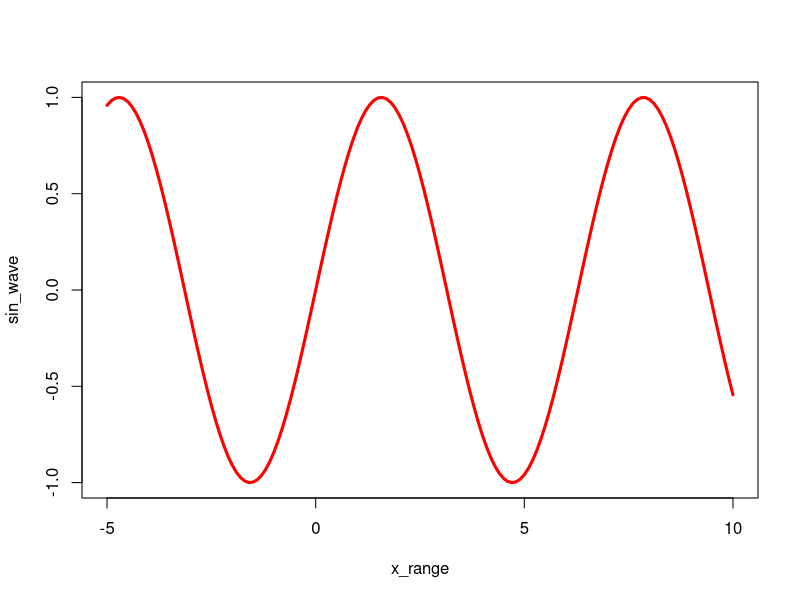

Write R code to recreate this figure.
## ---- chunk 1
knitr::opts_chunk$set(echo = TRUE)
## ---- chunk 2
n <- c(10:49)
length(n)
result <- n+1
result

m <- seq(from = 10, to = 1, by = -1)
n - m
## ---- chunk 3
x_range <- seq(from = -5, to = 10, by = 0.1)
sin_wave <- sin(x_range)
plot(x_range, sin_wave, type = "l", col = 'red', lwd = 3)
## ---- chunk 4
first_nums <- 40:50
next_nums <- seq(from = 51, to = 60, by = 1)
combine <- c(first_nums, next_nums)
combine[7]
combine[5:8]
length(combine)
first_three <- combine[c(1:3)]
last_three <- (c(length(combine) - 2) : length(combine))
new_vector <- combine[c(1:3, 19:21)]

## ---- chunk 5
roll_die <- function() {
  sample(1:6, size = 1)
} 

roll_die()
## ---- chunk 6
roll_two_dice <- function() {
  die1 <- sample(1:6, 1)
  die2 <- sample(1:6, 1)
  return(die1 + die2) 
}

roll_two_dice()
## ---- chunk 7
# Your one-roll function goes here

## ---- chunk 8


## ---- chunk 9
# Your "cheating" function goes here
